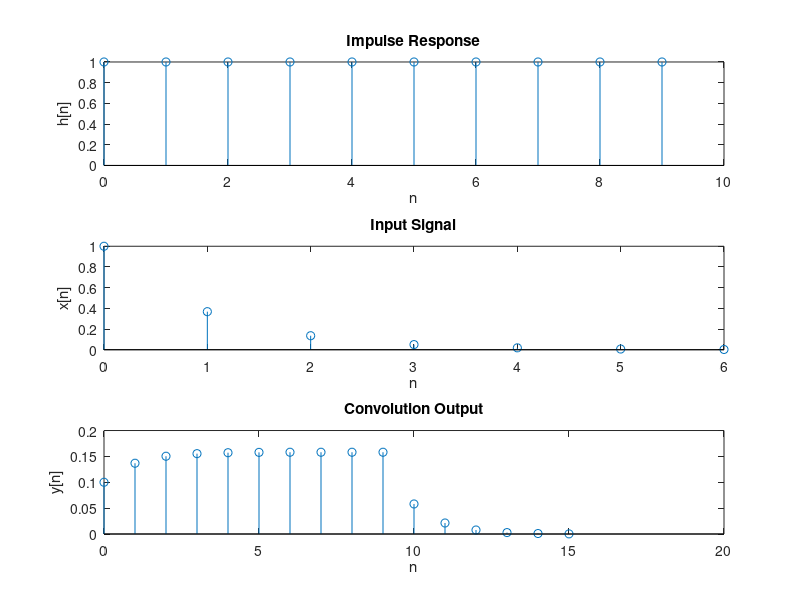

Write the MATLAB code that produced this figure.
%task 2
h_t = 0:9;
x_t = 0:6;

h_n = ones(1, numel(h_t));


a = 1;  
x_n = exp(-a * x_t);


y = conv(h_n, x_n) * 0.1;
t_y = h_t(1) + x_t(1) : h_t(end) + x_t(end);

figure;

subplot(3, 1, 1);
stem(h_t, h_n);
title('Impulse Response');
xlabel('n');
ylabel('h[n]');

% input
subplot(3, 1, 2);
stem(x_t, x_n);
title('Input Signal');
xlabel('n');
ylabel('x[n]');

% the output
subplot(3, 1, 3);
stem(t_y, y);
title('Convolution Output');
xlabel('n');
ylabel('y[n]');